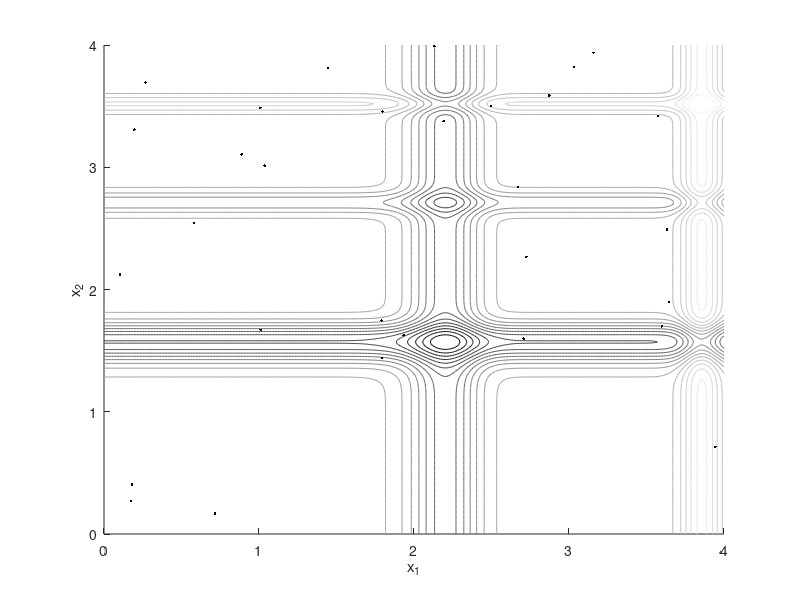
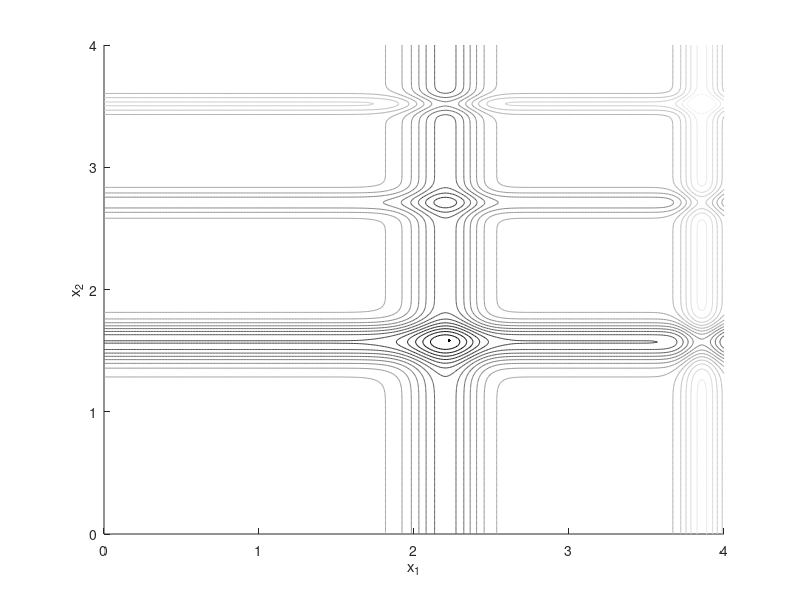
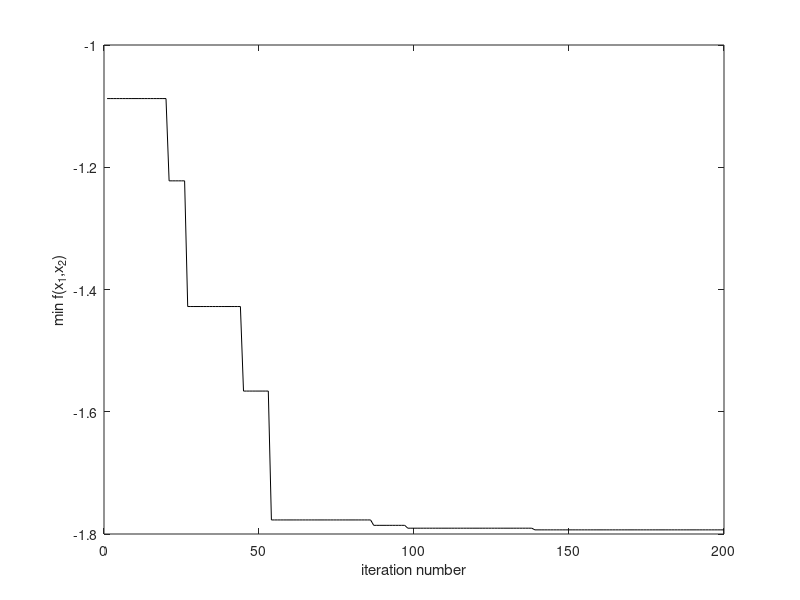

The MATLAB source for these figures, in order:
% Bee Colony algorithm, written by Mojtaba Eslami

clear all

ul = 0; % lower bound of design variables
uh = 4; % higher bound of design variables

x = [ul:0.01:uh];
y = [ul:0.01:uh];
for i=1:length(x)
    for j=1:length(y)
        f(i,j) = -sin(y(j))*sin(y(j)^2/pi)^20-sin(x(i))*sin(2*x(i)^2/pi)^20;
    end
end

figure(1);clf;hold on
contour(x,y,f,20)
xlabel('x_1')
ylabel('x_2')

axis([ul uh ul uh])
colormap(gray)

figure(2);clf;hold on
contour(x,y,f,20)
xlabel('x_1')
ylabel('x_2')

axis([ul uh ul uh])
colormap(gray)

SN = 30; % number of bees in colony
n = 2;   % number of varibles of the optimization problem
a = .1;

% initialization
x = ul+(uh-ul)*rand(n,SN);

figure(1)
plot(x(1,:),x(2,:),'k.')

lim = 10;

for k=1:200
    
    % setting the position of employed bees
    for z=1:SN
        temp = ceil(SN*rand);
        v(1,z) = x(1,z)+(-a+2*a*rand).*(x(1,z)-x(1,ceil(SN*rand)));
        while temp==z
            temp = ceil(SN*rand);
            v(1,z) = x(1,z)+(-a+2*a*rand).*(x(1,z)-x(1,ceil(SN*rand)));
        end
        
        temp = ceil(SN*rand);
        v(2,z) = x(2,z)+(-a+2*a*rand).*(x(2,z)-x(2,ceil(SN*rand)));
        while temp==z
            temp = ceil(SN*rand);
            v(2,z) = x(2,z)+(-a+2*a*rand).*(x(2,z)-x(2,ceil(SN*rand)));
        end
    end
    
    % calculation of the fitness function
    temp1 = -sin(v(1,:)).*sin(v(1,:).^2/pi).^20-sin(v(2,:)).*sin(2*v(2,:).^2/pi).^20;
   
    % onlooker bees
    for z=1:length(temp1)
        if temp1(z)>=0
            fitness(z) = 1/(1+temp1(z));
        else
            fitness(z) = 1+abs(temp1(z));
        end
    end
    
    pm = fitness/sum(fitness);
    
    % saving the best results obtained so far
    fbest(k) = min(-sin(x(1,:)).*sin(x(1,:).^2/pi).^20-sin(x(2,:)).*sin(2*x(2,:).^2/pi).^20);
    
    % calculation of the best solution obtained so far
    if fbest(k)<=min(fbest)
        x_best = v(:,find(fitness==max(fitness),1));
    else
        fbest(k) = min(fbest);
    end
    
    % implementation of the roulette-wheel
    for z = 1:SN 
        s = 0;
        temp = rand;
        count = 0;
        while s<temp
            s = s+pm(count+1);
            count = count+1;
        end
        x(:,z) = v(:,count); %assignment of the new positions
    end
    
    % check if the bees find better solutions or not. If not, they should be
    % changed to scout bees
    if k>lim && all(diff(fbest(end-lim:end)))==0
        x = ul+(uh-ul)*rand(n,SN);
    end
end

figure(2)
plot(x_best(1),x_best(2),'k.')

figure(3)
plot(fbest,'k')
xlabel('iteration number')
ylabel('min f(x_1,x_2)')

x_best
